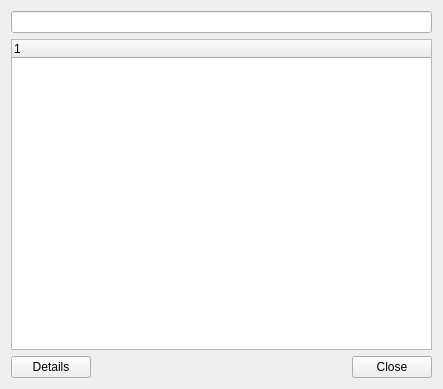
<?xml version="1.0" encoding="UTF-8"?>
<ui version="4.0">
 <class>PluginManager</class>
 <widget class="QWidget" name="PluginManager">
  <property name="geometry">
   <rect>
    <x>0</x>
    <y>0</y>
    <width>443</width>
    <height>389</height>
   </rect>
  </property>
  <property name="windowTitle">
   <string>Form</string>
  </property>
  <layout class="QVBoxLayout" name="verticalLayout">
   <item>
    <layout class="QHBoxLayout" name="horizontalLayout">
     <item>
      <widget class="QLineEdit" name="filterEdit">
       <property name="text">
        <string/>
       </property>
      </widget>
     </item>
    </layout>
   </item>
   <item>
    <widget class="QTreeWidget" name="treeWidget">
     <column>
      <property name="text">
       <string notr="true">1</string>
      </property>
     </column>
    </widget>
   </item>
   <item>
    <layout class="QHBoxLayout" name="horizontalLayout_2">
     <item>
      <widget class="QPushButton" name="pushButton">
       <property name="text">
        <string>Details</string>
       </property>
      </widget>
     </item>
     <item>
      <widget class="QLabel" name="label">
       <property name="text">
        <string/>
       </property>
      </widget>
     </item>
     <item>
      <spacer name="horizontalSpacer">
       <property name="orientation">
        <enum>Qt::Horizontal</enum>
       </property>
       <property name="sizeHint" stdset="0">
        <size>
         <width>40</width>
         <height>20</height>
        </size>
       </property>
      </spacer>
     </item>
     <item>
      <widget class="QPushButton" name="closeButton">
       <property name="text">
        <string>Close</string>
       </property>
      </widget>
     </item>
    </layout>
   </item>
  </layout>
 </widget>
 <resources/>
 <connections/>
</ui>
